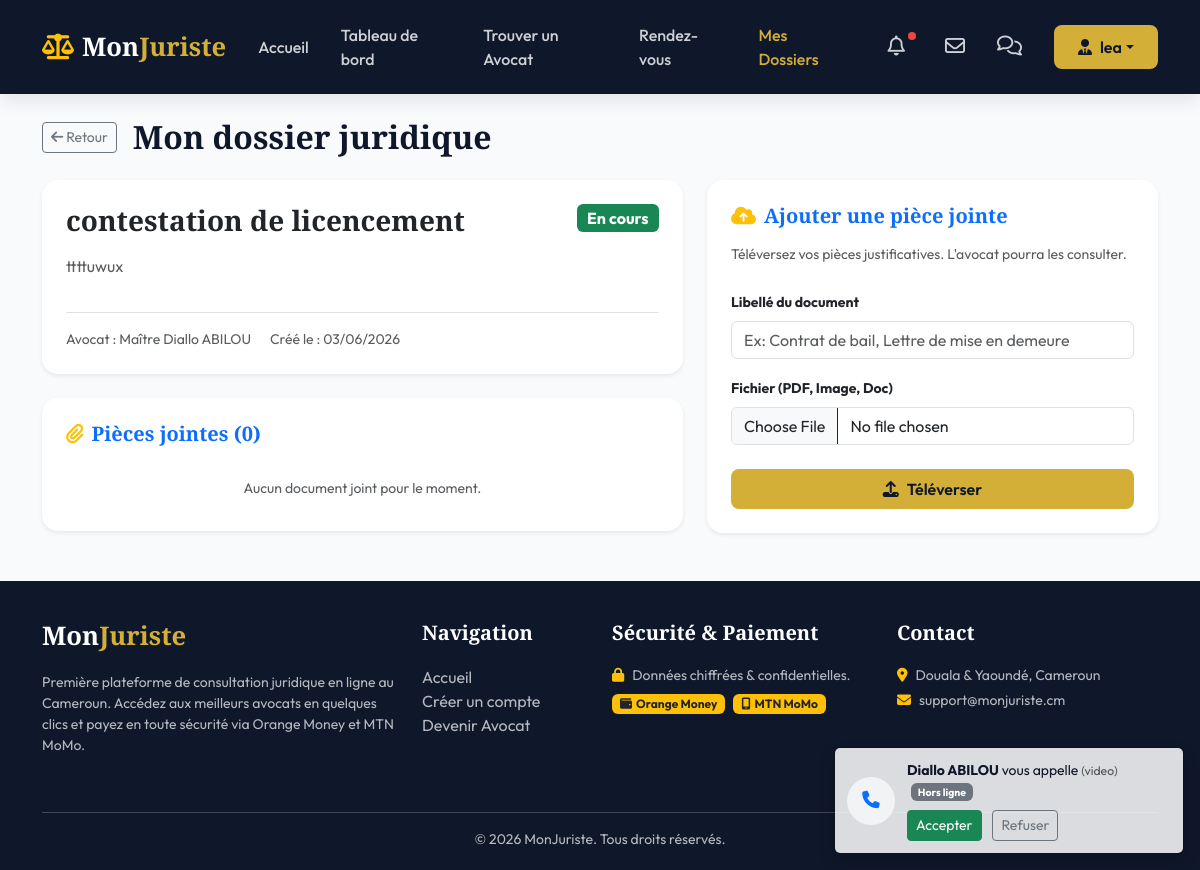
The page /client/dossiers/1/ (signed in) on the database its author committed.
### monjuriste/models.py (models this page shows, shortened)
class User(AbstractUser):
    ROLE_CHOICES = (
        ('CLIENT', 'Client'),
        ('AVOCAT', 'Avocat'),
        ('ADMIN', 'Administrateur'),
    )
    role = models.CharField(max_length=20, choices=ROLE_CHOICES, default='CLIENT')
    telephone = models.CharField(max_length=20, blank=True, null=True)
    photo = models.ImageField(upload_to='profiles/', blank=True, null=True)

class Dossier(models.Model):
    STATUT_CHOICES = (
        ('EN_ATTENTE', 'En attente'),
        ('ACCEPTE', 'En cours'),
        ('REJETE', 'Rejeté'),
        ('TERMINE', 'Terminé'),
    )
    client = models.ForeignKey(ClientProfile, on_delete=models.CASCADE, related_name='dossiers')
    avocat = models.ForeignKey(AvocatProfile, on_delete=models.CASCADE, related_name='dossiers')
    demande = models.OneToOneField(DemandeConsultation, on_delete=models.SET_NULL, null=True, blank=True, related_name='dossier')
    titre = models.CharField(max_length=200)
    description = models.TextField()
    statut = models.CharField(max_length=20, choices=STATUT_CHOICES, default='EN_ATTENTE')
    created_at = models.DateTimeField(auto_now_add=True)
    updated_at = models.DateTimeField(auto_now=True)
    class Meta:
        verbose_name = "Dossier"
        verbose_name_plural = "Dossiers"
        ordering = ['-created_at']

class AvocatProfile(models.Model):
    user = models.OneToOneField(User, on_delete=models.CASCADE, related_name='avocat_profile')
    specialites = models.ManyToManyField(Specialite, related_name='avocats', blank=True)
    tarif_horaire = models.DecimalField(max_digits=10, decimal_places=2, default=0.0)
    description = models.TextField(blank=True)
    cabinet = models.CharField(max_length=200, blank=True, verbose_name="Cabinet / Étude")
    ville = models.CharField(max_length=100, blank=True, verbose_name="Ville")
    annees_experience = models.PositiveIntegerField(default=0, verbose_name="Années d'expérience")
    is_approved = models.BooleanField(default=False, verbose_name="Approuvé par l'admin")
    class Meta:
        verbose_name = "Profil Avocat"
        verbose_name_plural = "Profils Avocats"

### monjuriste/decorators.py (the view, shortened to what this page needs)
        @login_required
        def _wrapped_view(request, *args, **kwargs):
            if request.user.role in allowed_roles:
                if request.user.role == 'AVOCAT':
                    if hasattr(request.user, 'avocat_profile') and request.user.avocat_profile.is_approved:
                        return view_func(request, *args, **kwargs)
                    else:
                        raise PermissionDenied("Votre compte avocat est en cours de validation par un administrateur.")
                return view_func(request, *args, **kwargs)
            raise PermissionDenied("Vous n'avez pas l'autorisation d'accéder à cette page.")

### monjuriste/forms.py
class DocumentDossierForm(forms.ModelForm):
    class Meta:
        model = DocumentDossier
        fields = ('titre', 'fichier')
        widgets = {
            'titre': forms.TextInput(attrs={'placeholder': 'Ex: Contrat de bail, Lettre de mise en demeure'}),
        }

### templates/client/dossier_detail.html (shortened to what this page needs)
{% extends 'base.html' %}
{% block content %}
<div class="container">
    <div class="d-flex align-items-center mb-4">
        <a href="{% url 'dossier_list_client' %}" class="btn btn-sm btn-outline-secondary me-3"><i class="fa-solid fa-arrow-left"></i> Retour</a>
        <h2 class="font-serif mb-0">Mon dossier juridique</h2>
    </div>
    <div class="row g-4">
        <div class="col-lg-7">
            <div class="card border-0 shadow-sm p-4 bg-white mb-4" style="border-radius: 16px;">
                <div class="d-flex justify-content-between align-items-start mb-3">
                    <h3 class="font-serif text-navy mb-0">{{ dossier.titre }}</h3>
                    <span class="badge {% if dossier.statut == 'TERMINE' %}bg-secondary{% elif dossier.statut == 'ACCEPTE' %}bg-success{% elif dossier.statut == 'REJETE' %}bg-danger{% else %}bg-warning text-dark{% endif %} fs-6">
                        {{ dossier.get_statut_display }}
                    </span>
                </div>
                <p class="text-muted" style="line-height: 1.6;">{{ dossier.description|linebreaksbr }}</p>
                <div class="border-top pt-3 mt-3 small text-muted">
                    <span>Avocat : Maître {{ dossier.avocat.user.get_full_name }}</span>
                    <span class="ms-3">Créé le : {{ dossier.created_at|date:"d/m/Y" }}</span>
                </div>
            </div>
            <div class="card border-0 shadow-sm p-4 bg-white" style="border-radius: 16px;">
                <h5 class="font-serif text-primary mb-4"><i class="fa-solid fa-paperclip text-warning me-2"></i>Pièces jointes ({{ documents.count }})</h5>
                <ul class="list-unstyled mb-0">
                    {% for doc in documents %}
                        <li class="d-flex justify-content-between align-items-center py-2 border-bottom small">
                            <div>
                                <i class="fa-regular fa-file-pdf text-danger me-2"></i>
                                <span class="fw-semibold text-navy">{{ doc.titre }}</span>
                                <span class="text-muted" style="font-size: 0.75rem;">(Ajouté le {{ doc.uploaded_at|date:"d/m/Y" }})</span>
                            </div>
                            <a href="{{ doc.fichier.url }}" download class="btn btn-sm btn-link text-warning p-0 text-decoration-none fw-bold"><i class="fa-solid fa-download me-1"></i>Télécharger</a>
                        </li>
                    {% empty %}
                        <li class="text-muted py-2 small text-center">Aucun document joint pour le moment.</li>
                    {% endfor %}
                </ul>
            </div>
        </div>
        <div class="col-lg-5">
            {% if dossier.statut != 'REJETE' and dossier.statut != 'TERMINE' %}
            <div class="card border-0 shadow-sm p-4 bg-white mb-4" style="border-radius: 16px;">
                <h5 class="font-serif text-primary mb-3"><i class="fa-solid fa-cloud-arrow-up text-warning me-2"></i>Ajouter une pièce jointe</h5>
                <p class="small text-muted mb-4">Téléversez vos pièces justificatives. L'avocat pourra les consulter.</p>
                <form method="post" enctype="multipart/form-data">
                    <div class="mb-3">
                        <label for="{{ form.titre.id_for_label }}" class="form-label fw-bold small">Libellé du document</label>
                        {{ form.titre }}
                    </div>
                    <div class="mb-4">
                        <label for="{{ form.fichier.id_for_label }}" class="form-label fw-bold small">Fichier (PDF, Image, Doc)</label>
                        {{ form.fichier }}
                    </div>
                    <button type="submit" class="btn btn-gold w-100 py-2"><i class="fa-solid fa-upload me-2"></i>Téléverser</button>
                </form>
            </div>
            {% endif %}
        </div>
    </div>
</div>
{% endblock %}

### templates/base.html (shortened to what this page needs)
<!DOCTYPE html>
<html lang="fr">
<head>
    <link href="https://cdn.jsdelivr.net/npm/bootstrap@5.3.2/dist/css/bootstrap.min.css" rel="stylesheet">
    <link href="https://cdnjs.cloudflare.com/ajax/libs/font-awesome/6.4.2/css/all.min.css" rel="stylesheet">
    {% load static %}
    <link rel="stylesheet" href="{% static 'css/style.css' %}">
</head>
<body>
    <nav class="navbar navbar-expand-lg navbar-dark navbar-custom sticky-top">
        <div class="container">
            <a class="navbar-brand font-serif" href="{% url 'visitor_index' %}">
                <i class="fa-solid fa-scale-balanced me-2 text-warning"></i>Mon<span>Juriste</span>
            </a>
            <div class="collapse navbar-collapse" id="navbarNav">
                <ul class="navbar-nav ms-auto align-items-center">
                    <li class="nav-item">
                        <a class="nav-link {% if request.resolver_match.url_name == 'visitor_index' %}active{% endif %}" href="{% url 'visitor_index' %}">Accueil</a>
                    </li>
                    {% if user.is_authenticated %}
                        {% if user.role == 'CLIENT' %}
                            <li class="nav-item">
                                <a class="nav-link {% if 'client/dashboard' in request.path %}active{% endif %}" href="{% url 'client_dashboard' %}">Tableau de bord</a>
                            </li>
                            <li class="nav-item">
                                <a class="nav-link {% if 'client/avocats' in request.path %}active{% endif %}" href="{% url 'avocat_list' %}">Trouver un Avocat</a>
                            </li>
                            <li class="nav-item">
                                <a class="nav-link {% if 'client/rendezvous' in request.path %}active{% endif %}" href="{% url 'rendezvous_list_client' %}">Rendez-vous</a>
                            </li>
                            <li class="nav-item">
                                <a class="nav-link {% if 'client/dossiers' in request.path %}active{% endif %}" href="{% url 'dossier_list_client' %}">Mes Dossiers</a>
                            </li>
                        {% endif %}
                        <li class="nav-item position-relative mx-2">
                            <a class="nav-link {% if 'notifications' in request.path %}active{% endif %}" href="{% url 'notifications_list' %}">
                                <i class="fa-regular fa-bell fs-5"></i>
                                {% if user.notifications.all %}
                                    <span class="notification-dot"></span>
                                {% endif %}
                            </a>
                        </li>
                        <li class="nav-item">
                            <a class="nav-link {% if 'emails' in request.path %}active{% endif %}" href="{% url 'emails_list' %}" title="Mes Emails reçus">
                                <i class="fa-regular fa-envelope fs-5"></i>
                            </a>
                        </li>
                        <li class="nav-item">
                            <a class="nav-link {% if 'messages' in request.path %}active{% endif %}" href="{% url 'conversation_list' %}" title="Mes Discussions">
                                <i class="fa-regular fa-comments fs-5"></i>
                            </a>
                        </li>
                        <li class="nav-item dropdown ms-3">
                            <a class="btn btn-gold dropdown-toggle d-flex align-items-center" href="#" role="button" data-bs-toggle="dropdown">
                                <i class="fa-solid fa-user-tie me-2"></i>{{ user.first_name|default:user.username }}
                            </a>
                        </li>
                    {% endif %}
                </ul>
            </div>
        </div>
    </nav>
    <main class="py-4">
        {% block content %}{% endblock %}
    </main>
    <footer>
        <div class="container">
            <div class="row">
                <div class="col-md-4 mb-4">
                    <h5 class="navbar-brand">Mon<span>Juriste</span></h5>
                    <p class="small">Première plateforme de consultation juridique en ligne au Cameroun. Accédez aux meilleurs avocats en quelques clics et payez en toute sécurité via Orange Money et MTN MoMo.</p>
                </div>
                <div class="col-md-2 mb-4">
                    <h5>Navigation</h5>
                    <ul class="list-unstyled">
                        <li><a href="{% url 'visitor_index' %}">Accueil</a></li>
                        <li><a href="{% url 'register' %}">Créer un compte</a></li>
                        <li><a href="{% url 'lawyer_register' %}">Devenir Avocat</a></li>
                    </ul>
                </div>
                <div class="col-md-3 mb-4">
                    <h5>Sécurité & Paiement</h5>
                    <p class="small mb-2"><i class="fa-solid fa-lock text-warning me-2"></i>Données chiffrées & confidentielles.</p>
                    <div class="d-flex gap-2">
                        <span class="badge bg-warning text-dark px-2 py-1"><i class="fa-solid fa-wallet me-1"></i>Orange Money</span>
                        <span class="badge bg-warning text-dark px-2 py-1"><i class="fa-solid fa-mobile-screen me-1"></i>MTN MoMo</span>
                    </div>
                </div>
                <div class="col-md-3 mb-4">
                    <h5>Contact</h5>
                    <p class="small mb-1"><i class="fa-solid fa-location-dot me-2 text-warning"></i>Douala & Yaoundé, Cameroun</p>
                    <p class="small mb-1"><i class="fa-solid fa-envelope me-2 text-warning"></i>support@monjuriste.cm</p>
                </div>
            </div>
            <hr class="bg-secondary">
            <div class="row mt-3 text-center">
                <div class="col-12">
                    <p class="small mb-0">&copy; 2026 MonJuriste. Tous droits réservés.</p>
                </div>
            </div>
        </div>
    </footer>
    {% block extra_js %}
    {% if user.is_authenticated %}
    <div id="incoming-call-toasts" aria-live="polite" aria-atomic="true"></div>
    {% endif %}
    {% endblock %}
</body>
</html>

### static/css/style.css (style rules this page uses)
:root { --primary: #0F172A; --primary-light: #1E293B; --accent: #D4AF37; --accent-hover: #C5A028; --accent-light: #FCE8B2; --secondary: #475569; --success: #10B981; --warning: #F59E0B; --danger: #EF4444; --info: #3B82F6; --light-bg: #F8FAFC; --white: #FFFFFF; --glass-bg: rgba(255, 255, 255, 0.85); --glass-border: rgba(255, 255, 255, 0.4); --shadow-sm: 0 2px 4px rgba(15, 23, 42, 0.05); --shadow-md: 0 8px 16px rgba(15, 23, 42, 0.08); --shadow-lg: 0 16px 32px rgba(15, 23, 42, 0.12); --transition: all 0.3s cubic-bezier(0.4, 0, 0.2, 1); --font-serif: 'Playfair Display', Georgia, serif; --font-sans: 'Outfit', sans-serif; }
body { font-family: var(--font-sans); background-color: var(--light-bg); color: var(--primary); min-height: 100vh; display: flex; flex-direction: column; overflow-x: hidden; }
h1, h2, h3, h4, h5, h6 { font-weight: 700; }
.font-serif { font-family: var(--font-serif); }
.btn-gold { background-color: var(--accent); color: var(--primary); border: none; font-weight: 600; padding: 10px 24px; border-radius: 8px; transition: var(--transition); }
.navbar-custom { background-color: var(--primary); box-shadow: var(--shadow-md); padding: 15px 0; }
.navbar-brand { font-family: var(--font-serif); font-size: 1.6rem; font-weight: 700; color: var(--white) !important; }
.navbar-brand span { color: var(--accent); }
.nav-link { color: rgba(255, 255, 255, 0.8) !important; font-weight: 500; margin: 0 8px; transition: var(--transition); }
.nav-link:hover, .nav-link.active { color: var(--accent) !important; }
footer { background-color: var(--primary); color: rgba(255, 255, 255, 0.7); padding: 40px 0 20px 0; margin-top: auto; }
footer h5 { color: var(--white); font-family: var(--font-serif); margin-bottom: 20px; }
footer a { color: rgba(255, 255, 255, 0.7); text-decoration: none; transition: var(--transition); }
.notification-dot { position: absolute; top: 5px; right: 5px; width: 8px; height: 8px; background-color: var(--danger); border-radius: 50%; }

### templates/base.html (style rules this page uses)
#incoming-call-toasts { position: fixed; right: 1rem; bottom: 1rem; z-index: 1100; }

### rows shown on the page
User: first_name "lea"
Dossier: titre "contestation de licencement", statut "En cours", description "ttttuwux", avocat.user.get_full_name "Diallo ABILOU", created_at "03/06/2026", count "0"
